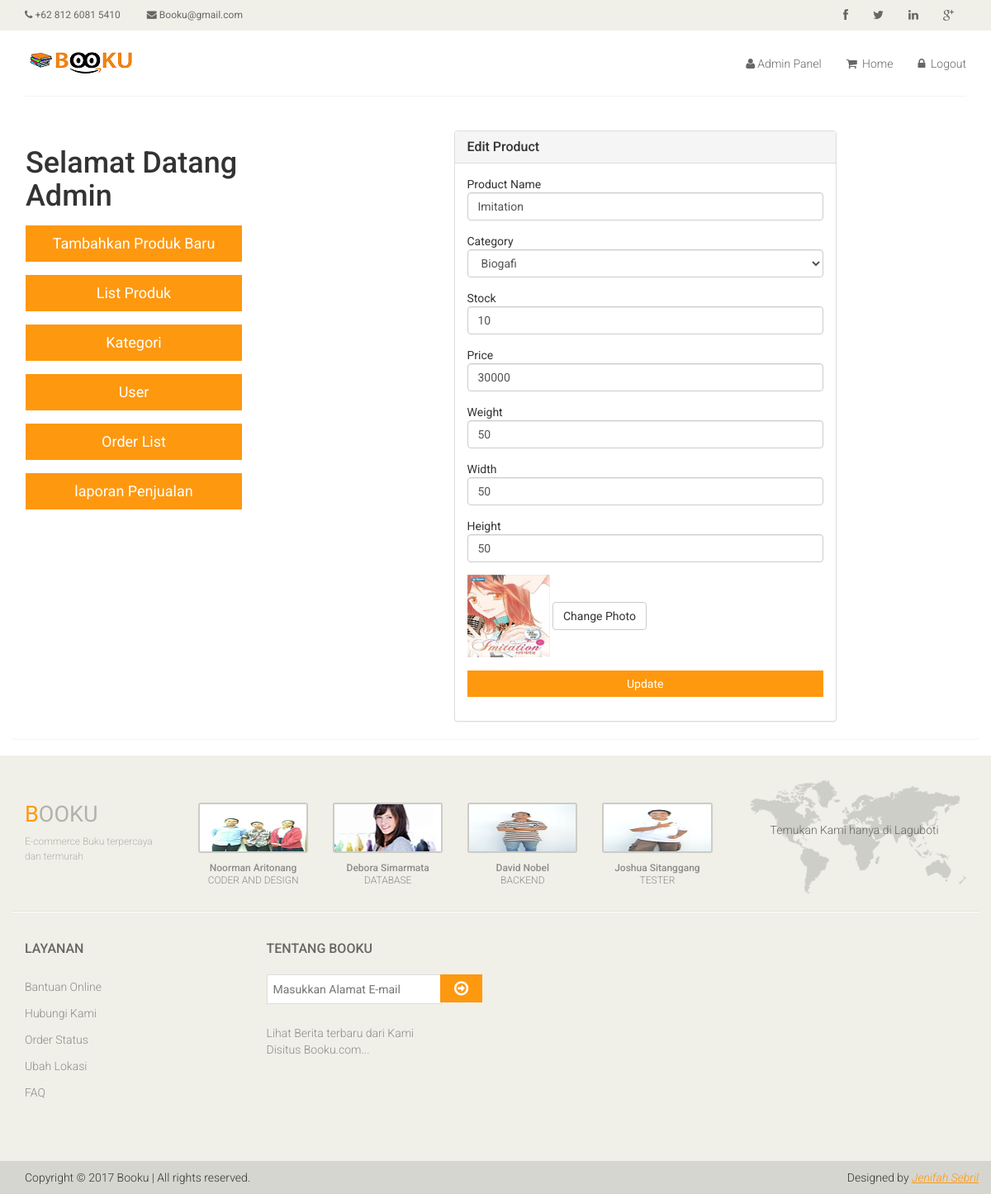
The app's page /editProduct.php?id=2 (signed in) with its own data.
### tables this page shows
CREATE TABLE `products` (
  `P_Id` int(10) NOT NULL,
  `Model` varchar(50) NOT NULL,
  `P_Name` varchar(50) NOT NULL,
  `Category` varchar(50) NOT NULL,
  `Stock` int(10) NOT NULL,
  `Price` int(10) NOT NULL,
  `Image` varchar(100) NOT NULL,
  `Width` int(10) NOT NULL,
  `Weight` int(10) NOT NULL,
  `Height` int(10) NOT NULL,
  `Deskripsi` varchar(500) NOT NULL,
  `Pengarang` varchar(100) NOT NULL,
  `BestSeller` varchar(100) NOT NULL,
  `discount` double DEFAULT 0,
  `hargapesan` int(200) NOT NULL,
  `promodiskon` varchar(100) NOT NULL
);

### editProduct.php (the view, shortened to what this page needs)
<?php
	$id=$_GET['id'];
	require_once "config.php";
	if(isset($_POST['update']))
		{
			$id=$_GET['id'];
			$productName = $_POST["productName"];
			$category = $_POST["category"];
			$stock = $_POST["stock"];
			$price = $_POST["price"];
			$width = $_POST["width"];
			$weight = $_POST["weight"];
			$height = $_POST["height"];
			require_once "config.php";
			$temp = explode(".", $_FILES["image"]["name"]);
			$extension = end($temp);
			$filename = basename($_FILES["image"]["name"]);
			@$filename2 = date(d_m_y_h_i_s)."_".$filename;
			$target_dir = "images/products/";
			$target_file = $target_dir.$filename2;
			$tempName = $_FILES["image"]["tmp_name"];
			if($filename == null){
				$result = "update products set P_Name='$productName', Category='$category', Stock='$stock', Price='$price', Width='$width', Weight='$weight', Height='$height' where P_Id='$id'";
				$sql = mysqli_query($dbhandle,$result);
			}
			else{
				$result = "Select * from products where P_Id='$id'";
				$query = mysqli_query($dbhandle,$result);
				$row=mysqli_fetch_array($query);
				unlink($row["Image"]);
				move_uploaded_file($tempName, $target_file);
				$result = "update products set P_Name='$productName', Category='$category', Stock='$stock', Price='$price', Width='$width', Weight='$weight', Height='$height', Image='$target_file' where P_Id='$id'";
				$sql = mysqli_query($dbhandle,$result);
			}
			header('Location: productList.php');
		}
		else
		{
			require_once "config.php";
			$result = "Select * from products where P_Id='$id'";
			$query = mysqli_query($dbhandle,$result);
			$row=mysqli_fetch_array($query);
		}
?>
<html>
<head>
    <link href="css/bootstrap.min.css" rel="stylesheet">
    <link href="css/font-awesome.min.css" rel="stylesheet">
    <link href="css/prettyPhoto.css" rel="stylesheet">
    <link href="css/price-range.css" rel="stylesheet">
    <link href="css/animate.css" rel="stylesheet">
	<link href="css/main.css" rel="stylesheet">
	<link href="css/responsive.css" rel="stylesheet">
</head>
<body>
    <?php include('header.php');?>
<div class="container body-content">
    <div class="row panel" >
        <div  class="col-lg-3 ">
            <?php include('adminMenu.php');?>
        </div>
        <div class="col-lg-9 ">
            <div class="col-md-7 col-md-offset-3">
			<div class="login-panel panel panel-default">
				<div class="panel-heading">
					<h3 class="panel-title">Edit Product</h3>
				</div>
				<div class="panel-body">
					<form enctype="multipart/form-data" role="form" method="POST" action="#">
						<fieldset>
							<div class="form-group">
								Product Name
								<input class="form-control"  name="productName" type="text" value="<?php echo $row["P_Name"];?>" required/>
							</div>
							<div class="form-group">
								Category
								<select name="category" class="form-control" required/>
								<?php
									$sql12 = mysqli_query($dbhandle,"SELECT Name FROM categories ORDER BY Name");
									while ($row12 = mysqli_fetch_array($sql12)){
										echo '<option value="'.$row12['Name'].'">'. $row12['Name'] .'</option>';
									}
								?>
							</div>
							<div class="form-group">
								Stock
								<input class="form-control"  name="stock" type="number" value="<?php echo $row["Stock"];?>" >
							</div>
							<div class="form-group">
								Price
								<input class="form-control"  name="price" type="number" value="<?php echo $row["Price"];?>" required/>
							</div>
							<div class="form-group">
								Weight
								<input class="form-control"  name="weight" type="number" value="<?php echo $row["Weight"];?>">
							</div>
							<div class="form-group">
								Width
								<input class="form-control"  name="width" type="number" value="<?php echo $row["Width"];?>">
							</div>
							<div class="form-group">
								Height
								<input class="form-control"  name="height" type="number" value="<?php echo $row["Height"];?>">
							</div>
							<img src="<?php echo $row["Image"];?>" width="100" height="100" alt="image not found">
							<label class="btn btn-default" for="my-file-selector">
								Change Photo
							</label>
							<input type="submit" class="btn  btn-primary btn-block" value="Update" name="update"/>
						</fieldset>
					</form>
				</div>
				</div>
			</div>
        </div>
    </div>
</div>
<?php include('footer.php');?>
</body>
</html>

### css/main.css (style rules this page uses)
body { font-family: 'Roboto', sans-serif; background:; position: relative; font-weight:400px; }
h1, h2, h3, h4, h5, h6 { font-family: 'Roboto', sans-serif; }
.user_info input, select, textarea { background: #F0F0E9; border:0; color: #696763; padding: 5px; width: 100%; border-radius: 0; resize: none }
.btn.btn-primary { background:#FE980F; border: 0 none; border-radius: 0; margin-top: 16px; }

### records on screen
products: productName "Imitation", stock "10", price "30000", weight "50", width "50", height "50", Image (picture)

### other values on screen
form field category "Biogafi"
